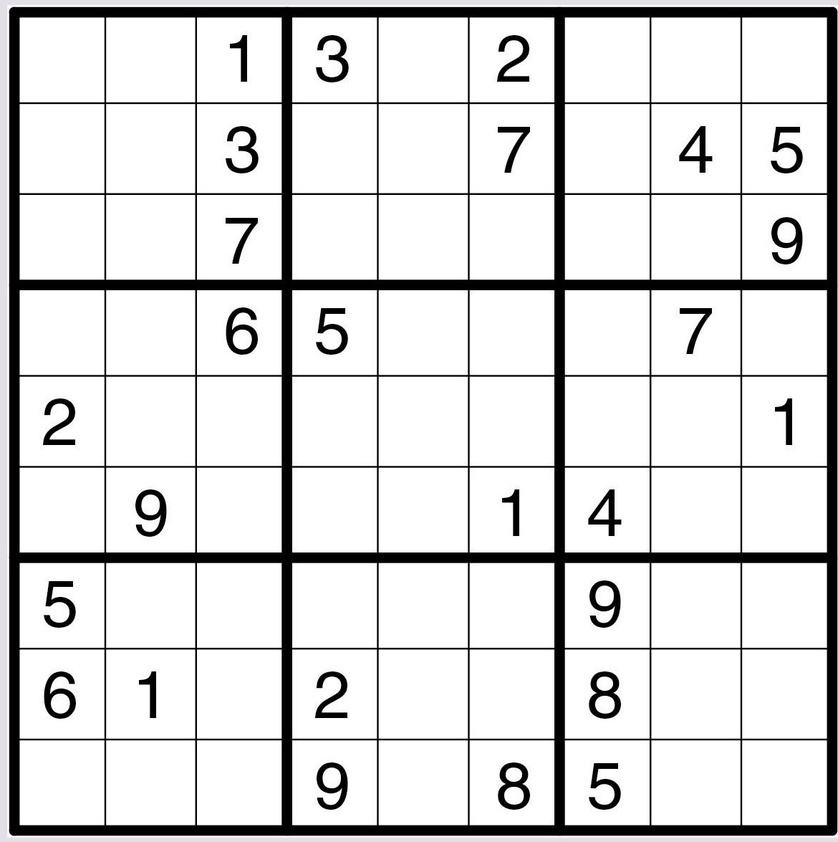
#> input picture Sudoku.jpg, 838 x 842 px, shrunk from 1170 x 1175 before the run
$ python -i PuzzleCamera.py   (imports and definitions only)
#> lines starting #> are read from the running program, lines starting #| are printed output that depends on the picture; after the words box and inside, x2 and y2 are one past the last pixel; in counts of white or black regions, pixels touching at a corner belong together
#> further down, picture is the input picture: shape (842, 838, 3); mean B, G, R 218.7, 218.6, 218.7
#!/usr/bin/env python3
# -*- coding: utf-8 -*-
"""
Created on Sun Apr 11 11:08:12 2021

@author: rg
"""

import imutils
import cv2
import numpy as np
from imutils.perspective import four_point_transform
from skimage.segmentation import clear_border

def find_puzzle_borders(image, debug=False):
#> called with debug = False
    x = 0
    y = 0
    # w = 480/2
    # h = 640/2
    gray = cv2.cvtColor(image, cv2.COLOR_BGR2GRAY)
    blurred = cv2.GaussianBlur(gray, (7,7), 3)
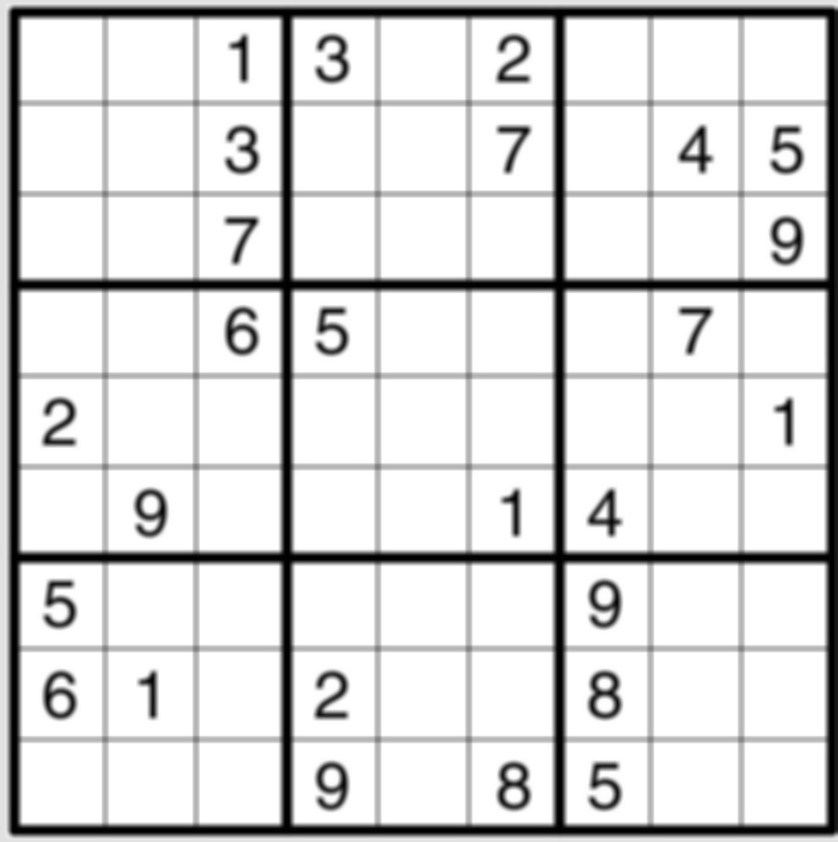
#> blurred: shape (842, 838); min 0, max 255, mean 218.6
    thresh = cv2.adaptiveThreshold(blurred,
                                   255,
                                   cv2.ADAPTIVE_THRESH_GAUSSIAN_C,
                                   cv2.THRESH_BINARY,
                                   11,
                                   2)
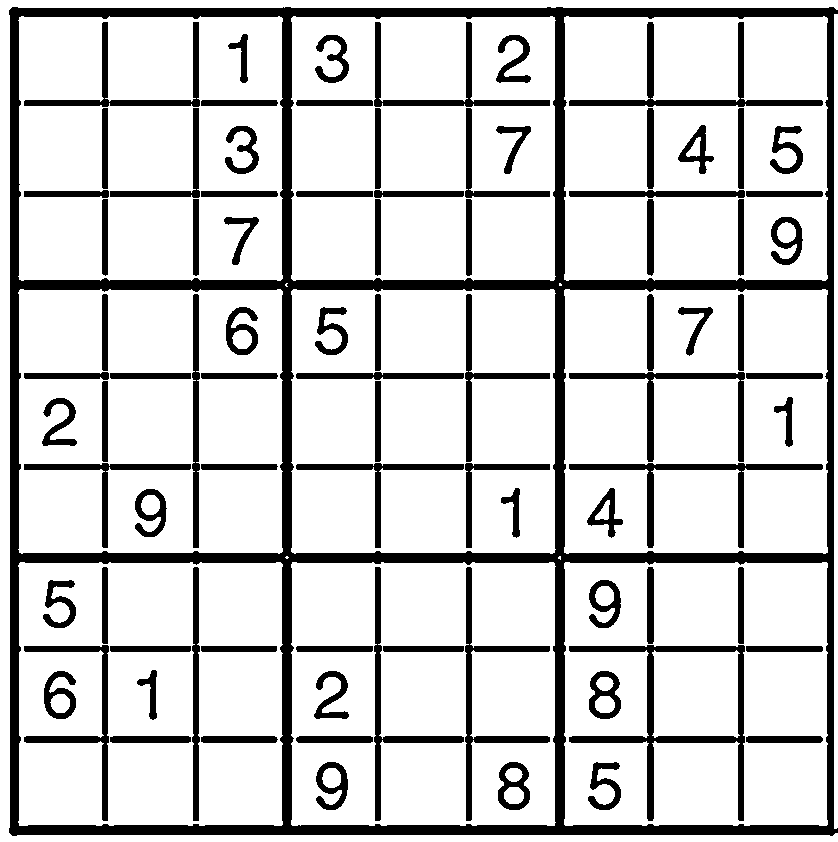
#> thresh: shape (842, 838); 81.5% white; 86 black regions, largest, box (x1, y1, x2, y2) and area: (9, 7, 838, 836) 60630, (569, 645, 745, 821) 4305, (465, 567, 550, 821) 2507

    thresh = cv2.bitwise_not(thresh)
#> thresh: shape (842, 838); 18.5% white; 86 white regions

    if debug:
        cv2.imshow("Puzzle", thresh)
        cv2.waitKey(0)

    cnts = cv2.findContours(thresh.copy(),
                            cv2.RETR_EXTERNAL,
                            cv2.CHAIN_APPROX_SIMPLE)
#> cnts = 1 contour; box (x1, y1, x2, y2) and area: (9, 7, 838, 836) 679876

    cnts = imutils.grab_contours(cnts)
    cnts = sorted(cnts, key=cv2.contourArea, reverse=True)

    puzzle_cnt = None

    for c in cnts:
        peri = cv2.arcLength(c,True)
        approx = cv2.approxPolyDP(c,0.015*peri,True)

        mask = np.zeros(thresh.shape, dtype='uint8')
        cv2.drawContours(mask, [c], -1, 255, -1)
        x,y,w,h = cv2.boundingRect(c)

        h,w = thresh.shape
        percentFilled = cv2.countNonZero(mask)/float(w*h)
        # print(percentFilled)
        if (len(approx) == 4 and percentFilled > 0.1):
            puzzle_cnt = approx
            break
#> this loop made 1 pass
#> (peri, x, y, percentFilled, puzzle_cnt) on pass 1: (3319, 9, 7, 0.966, [[9, 10], [12, 835], [837, 832], [837, 10]])
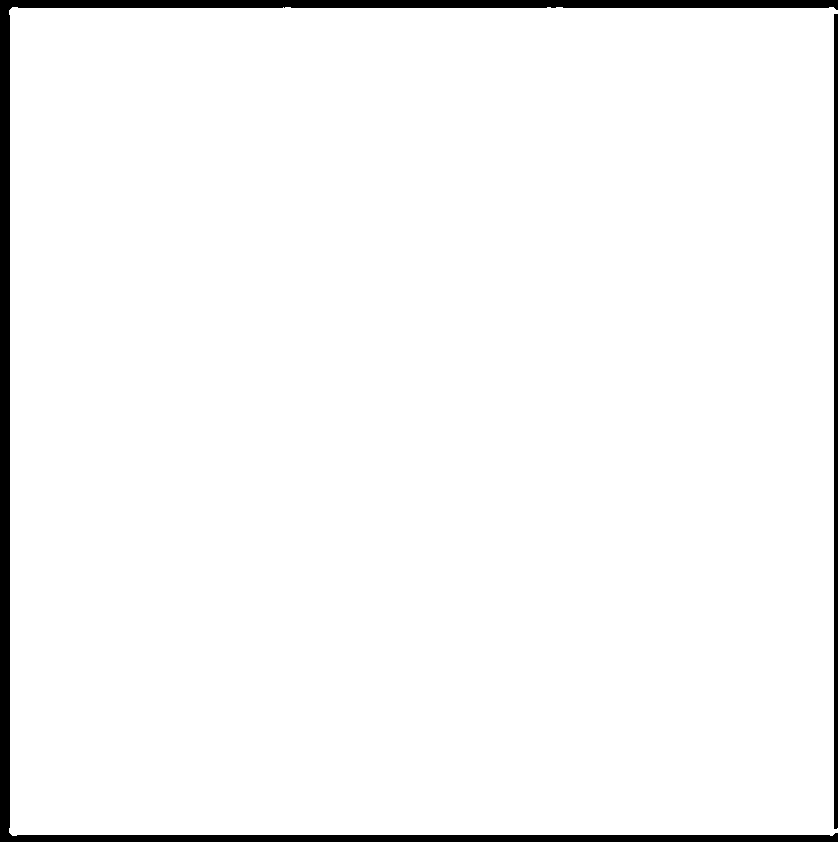
#> mask: shape (842, 838); 96.6% white; 2 black regions, box (x1, y1, x2, y2) and area: (0, 0, 838, 842) 20807, (834, 14, 838, 829) 3259

    if puzzle_cnt is None:
        # print("Can't detect puzzle")
        return (None, None, x, y)


    if debug:
        output = image.copy()
        cv2.drawContours(output, [puzzle_cnt], -1, (0,255,0), 2)
        cv2.imshow("Puzzle", output)
        cv2.waitKey(0)

    puzzle = four_point_transform(image, puzzle_cnt.reshape(4,2))
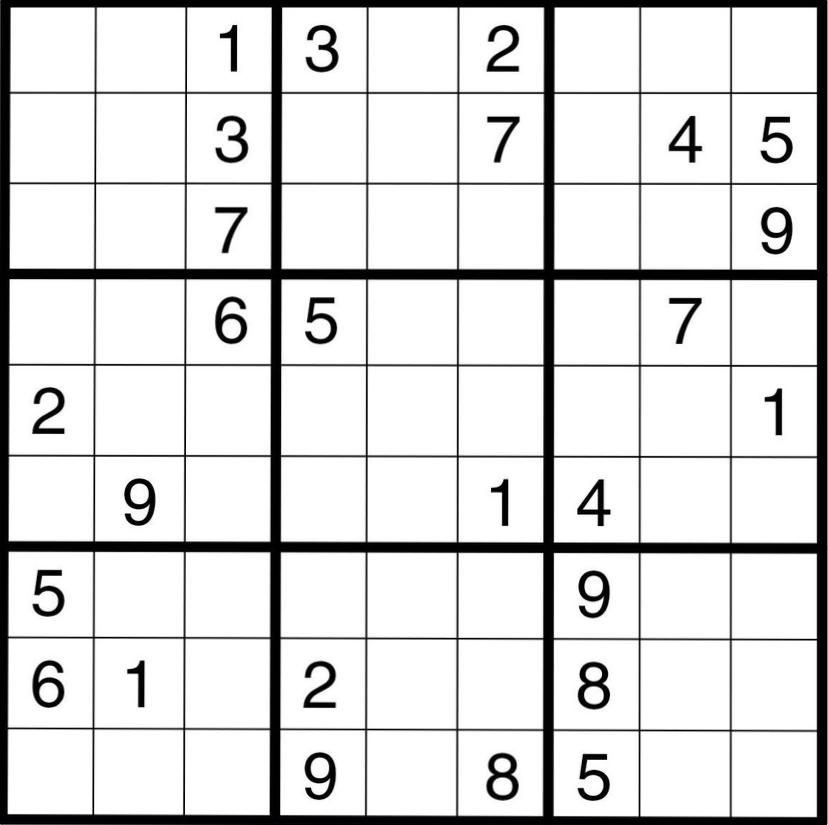
#> puzzle: shape (825, 828, 3); mean B, G, R 219.7, 219.7, 219.7
    warped = four_point_transform(gray, puzzle_cnt.reshape(4,2))

    if debug:
        cv2.imshow("Puzzle Transform", puzzle)
        cv2.waitKey(0)

    return (puzzle, warped, x, y)

# [56 lines left out: function extract_digit, not called in this run]


>>> import cv2
>>> picture = cv2.imread('Sudoku.jpg')
>>> result = find_puzzle_borders(picture)
